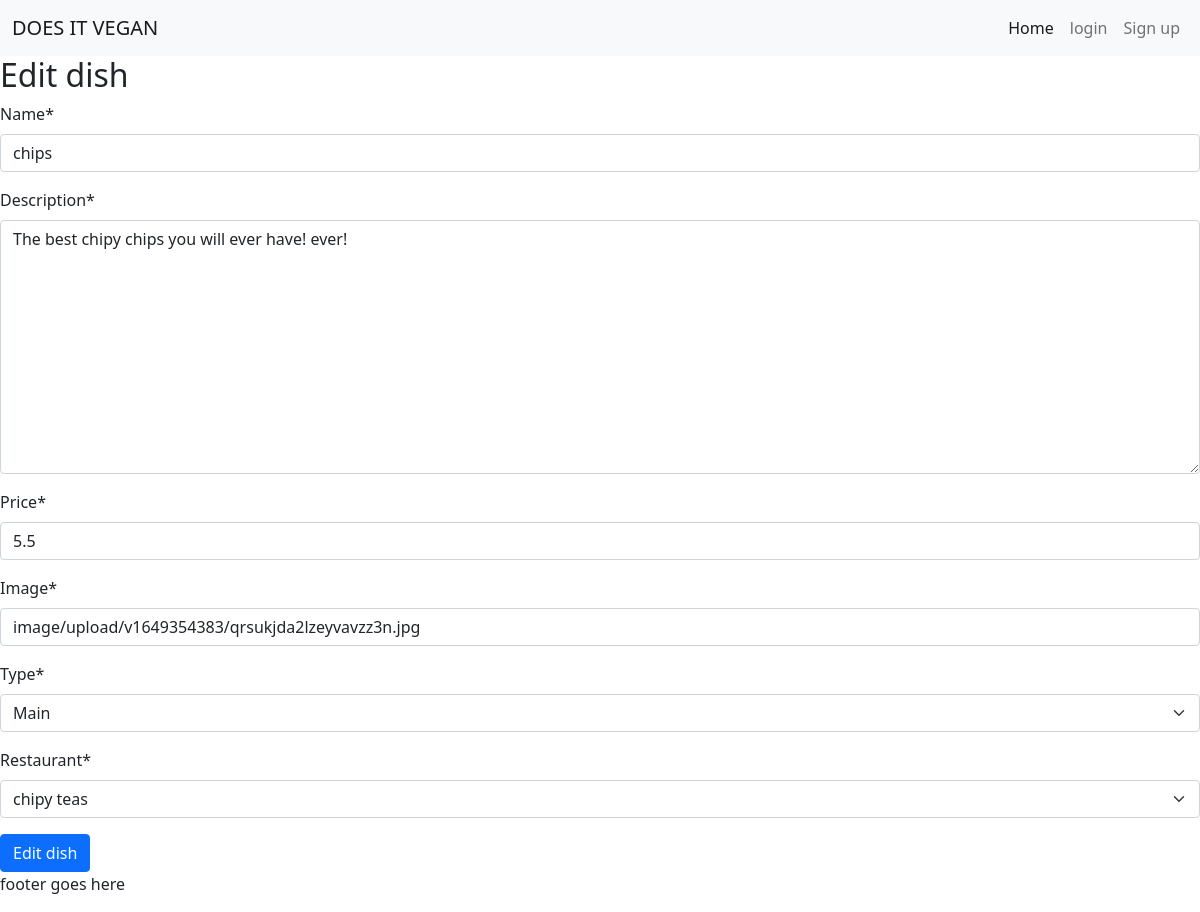
Page /edit_dish/2 on the committed database.
### web_app/models.py (models this page shows, shortened)
class Dish(models.Model):
    class DishType(models.TextChoices):
        MAIN = 'Main'
        SIDE = 'Side'
        STARTER = 'Starter'
        DESSERT = 'Dessert'
        OTHER = 'Other'
    name = models.CharField(max_length=100, unique=True)
    image = CloudinaryField('image', default='placeholder_dish')
    price = models.FloatField()
    description = models.TextField()
    created_on = models.DateTimeField(auto_now_add=True)
    restaurant = models.ForeignKey(
        Restaurant, on_delete=models.CASCADE,
        related_name='dish', null=True
        )
    type = models.CharField(
        max_length=100, unique=False,
        choices=DishType.choices,
        default=DishType.MAIN,
        )

class Restaurant(models.Model):
    name = models.CharField(max_length=100, unique=True)
    slug = models.SlugField(max_length=200, unique=True)
    added_by = models.ForeignKey(
        User, on_delete=models.CASCADE, related_name="restaurant_added")
    updated_on = models.DateField(auto_now=True)
    description = models.TextField()
    status = models.IntegerField(choices=STATUS, default=0)
    likes = models.ManyToManyField(
        User, related_name='restaurant_likes', blank=True)
    image = CloudinaryField('image', default='placeholder')
    adress = models.TextField(null=True)
    townCity = models.CharField(max_length=100, unique=False, null=True)
    class Meta:
        ordering = ['-updated_on']
    def __str__(self):
        return self.name

### web_app/views.py (the view)
class EditDishView(UpdateView):
    model = Dish
    form_class = DishForm
    template_name = 'edit_dish.html'
    success_url = "/"

### web_app/forms.py
class DishForm(forms.ModelForm):
    class Meta:
        model = Dish
        fields = (
            'name', 'description', 'price', 'image', 'type', 'restaurant',
        )

### templates/edit_dish.html
{% extends "base.html" %}
{% load crispy_forms_tags %}
{% block content %}
<h2>Edit dish</h2>
<form method="post">
    {% csrf_token %}{{form|crispy}}
    <button type="submit" class="btn btn-primary">Edit dish</button>
</form>
{% endblock %}

### rows in the picture
Dish: name "chips", description "The best chipy chips you will ever have! ever!", price "5.5", image "image/upload/v1649354383/qrsukjda2lzeyvavzz3n.jpg", type "Main", restaurant "chipy teas"
